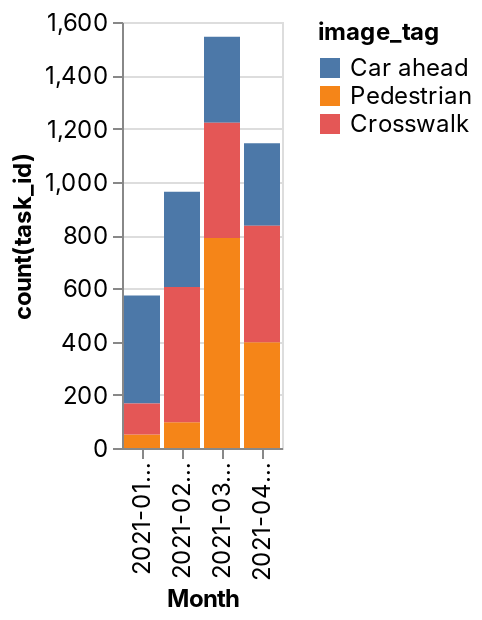

Source (notebook cell):
### Code cell
_deepnote_run_altair(df_chart, """{"$schema":"https://vega.github.io/schema/vega-lite/v4.json","mark":{"type":"bar","tooltip":{"content":"data"}},"height":220,"autosize":{"type":"fit"},"data":{"name":"placeholder"},"encoding":{"x":{"field":"Month","type":"nominal","sort":null,"scale":{"type":"linear","zero":false}},"y":{"field":"count(task_id)","type":"quantitative","sort":null,"scale":{"type":"linear","zero":true}},"color":{"field":"image_tag","type":"nominal","sort":null,"scale":{"type":"linear","zero":false}}}}""")

### Figure 1 — Vega-Lite specification as saved in the notebook (floating-point values rounded to 4 significant figures)
{"config": {"view": {"continuousWidth": 400, "continuousHeight": 300}, "area": {"fill": "#51C0E9"}, "axis": {"labelFont": "Inter, sans-serif", "labelFontSize": 12, "labelFontWeight": "normal", "labelLimit": 60, "labelOverlap": "greedy", "titleFont": "Inter, sans-serif", "titleFontSize": 12, "titleFontWeight": "bold"}, "background": "#ffffff", "legend": {"labelFont": "Inter, sans-serif", "labelFontSize": 12, "titleFont": "Inter, sans-serif", "titleFontSize": 12, "titleFontWeight": "bold"}, "line": {"stroke": "#51C0E9", "strokeWidth": 2}, "rect": {"fill": "#51C0E9"}, "title": {"anchor": "start", "color": "#000000", "font": "Inter, sans-serif", "fontSize": 22, "fontWeight": "normal"}}, "data": {"name": "data-d719ae0192be674fa017bd2b953df010"}, "mark": {"type": "bar", "tooltip": {"content": "data"}}, "autosize": {"type": "fit"}, "encoding": {"color": {"type": "nominal", "field": "image_tag", "scale": {"type": "linear", "zero": false}, "sort": null}, "x": {"type": "nominal", "field": "Month", "scale": {"type": "linear", "zero": false}, "sort": null}, "y": {"type": "quantitative", "field": "count(task_id)", "scale": {"type": "linear", "zero": true}, "sort": null}}, "height": 300, "width": "container", "$schema": "https://vega.github.io/schema/vega-lite/v4.json", "datasets": {"data-d719ae0192be674fa017bd2b953df010": [{"Month": "2021-01-01T00:00:00", "image_tag": "Car ahead", "count(task_id)": 406}, {"Month": "2021-01-01T00:00:00", "image_tag": "Pedestrian", "count(task_id)": 51}, {"Month": "2021-01-01T00:00:00", "image_tag": "Crosswalk", "count(task_id)": 116}, {"Month": "2021-02-01T00:00:00", "image_tag": "Car ahead", "count(task_id)": 357}, {"Month": "2021-02-01T00:00:00", "image_tag": "Pedestrian", "count(task_id)": 97}, {"Month": "2021-02-01T00:00:00", "image_tag": "Crosswalk", "count(task_id)": 508}, {"Month": "2021-03-01T00:00:00", "image_tag": "Car ahead", "count(task_id)": 323}, {"Month": "2021-03-01T00:00:00", "image_tag": "Pedestrian", "count(task_id)": 789}, {"Month": "2021-03-01T00:00:00", "image_tag": "Crosswalk", "count(task_id)": 433}, {"Month": "2021-04-01T00:00:00", "image_tag": "Car ahead", "count(task_id)": 310}, {"Month": "2021-04-01T00:00:00", "image_tag": "Pedestrian", "count(task_id)": 397}, {"Month": "2021-04-01T00:00:00", "image_tag": "Crosswalk", "count(task_id)": 438}]}}
